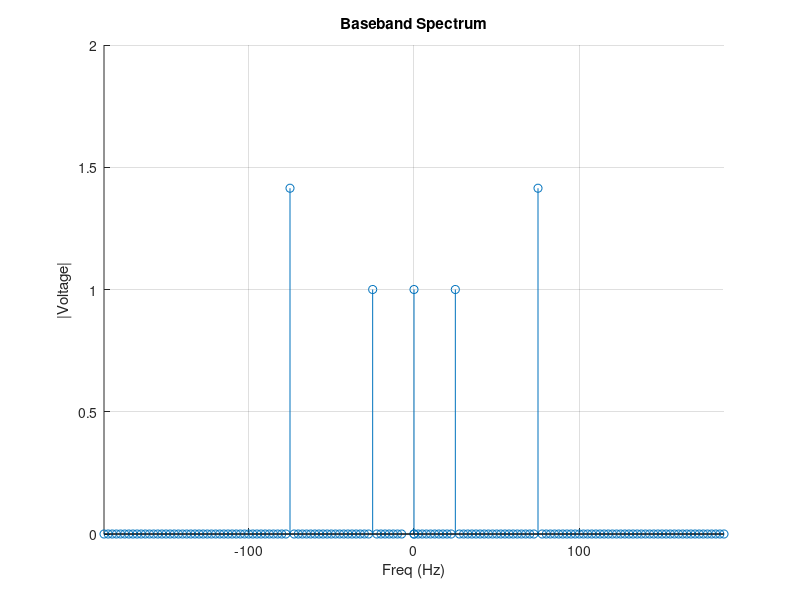
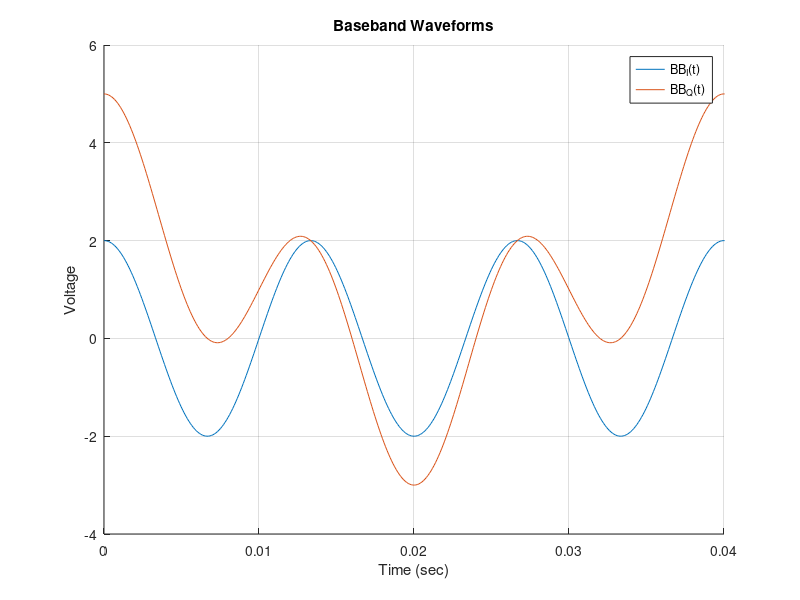
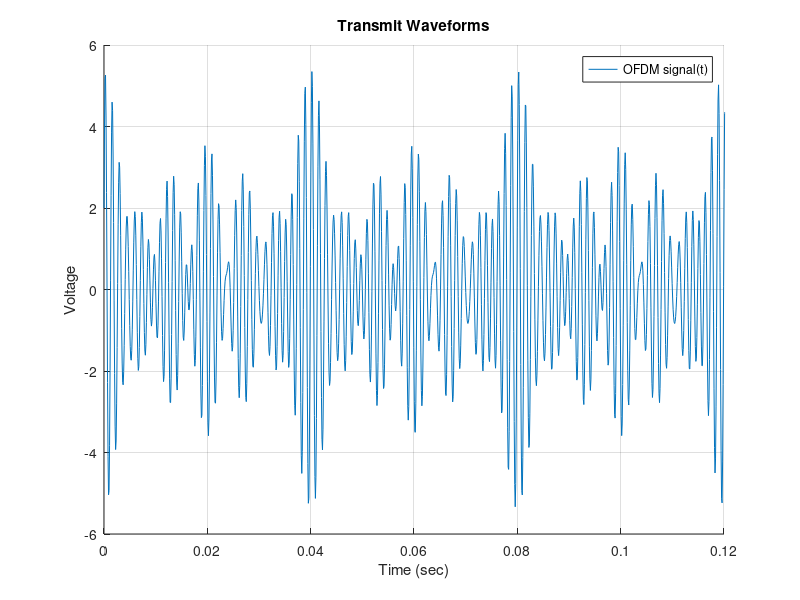
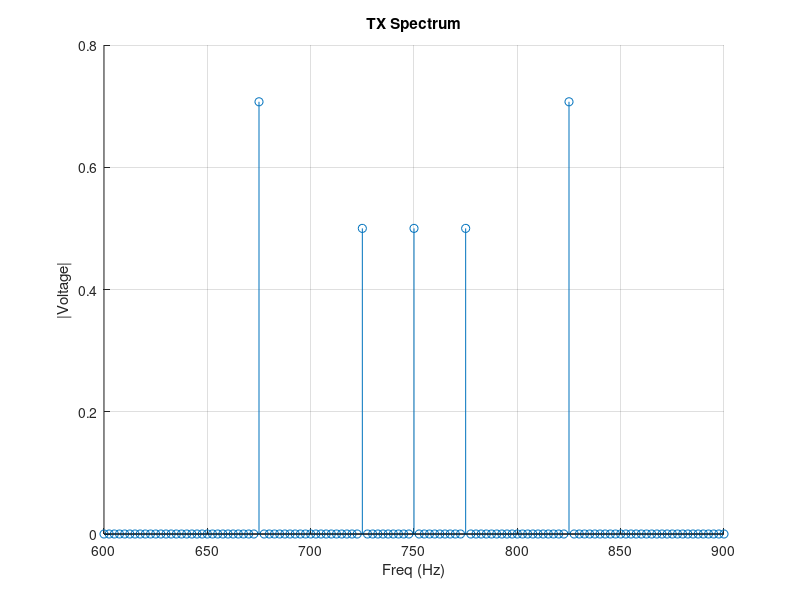

Reproduce these figures in MATLAB, in order.
% MatLab script to simulate AM with single frequency modulation 
mm=12;
N=2^mm;          % number of points in FFT/IFFT calculations
df = 2.5;        % frequency spacing of samples for FFT/IFFT
dt=1.0/(df*N);   % time spacing of samples for FFT/IFFT
fprintf('m=%d, N=%d, dt=%12g, df=%12g\n',mm,N,dt,df)
time=zeros(1,N,'double');   % array to hold time samples
freq=zeros(1,N,'double');   % array to hold frequency samples
for i = 1:N
    time(i)=dt*(i-1);   % populate the time samples at spacing dt
end;
for i =1:floor(N/2)
    freq(i)=df*(i-1);   % populate bottom half of freq samples at spacing df
end;
for i =2:floor(N/2)
    ii=N-i;
    freq(ii)=-df*(i+1); % populate top half of freq samples at spacing df
end;
no=2    %array index offset for negative frequency portion
TXsignal_time=complex(zeros(1,N,'double'));
BBsignal_spectrum=complex(zeros(1,N,'double'));
BBsignal_time=complex(zeros(1,N,'double'));
ICarrier_time=zeros(1,N,'double');
QCarrier_time=zeros(1,N,'double');
Carrier_omega=2.0*pi*300*df;
Ec=1.0;
for i = 1:N
    ICarrier_time(i)=Ec*cos(Carrier_omega*time(i));   % populate the time samples at spacing dt
    QCarrier_time(i)=Ec*sin(Carrier_omega*time(i));   % populate the time samples at spacing dt
end;

BBsignal_spectrum(1)=complex(0.0,1.0);
BBsignal_spectrum(11)=complex(0.0,1.0);
BBsignal_spectrum(21)=complex(0.0,0.0);
BBsignal_spectrum(31)=complex(1.0,1.0);
BBsignal_spectrum(N+no-11)=complex(0.0,1.0);
BBsignal_spectrum(N+no-21)=complex(0.0,0.0);
BBsignal_spectrum(N+no-31)=complex(1.0,1.0);

%BBsignal_spectrum(1)=complex(-7.0,3.0);
% BBsignal_spectrum(11)=complex(3.0,1.0);
% BBsignal_spectrum(21)=complex(1.0,3.0);
% BBsignal_spectrum(31)=complex(1.0,3.0);
% BBsignal_spectrum(41)=complex(7.0,3.0);
% BBsignal_spectrum(N+no-11)=complex(3.0,1.0);
% BBsignal_spectrum(N+no-21)=complex(1.0,3.0);
% BBsignal_spectrum(N+no-31)=complex(1.0,3.0);
% BBsignal_spectrum(N+no-41)=complex(7.0,3.0);


% mod_ampl=1.0
% mod_phase=0.0*(2.0*pi);
% rrr=mod_ampl*cos(mod_phase);
% iii=mod_ampl*sin(mod_phase);
% BBsignal_spectrum(31)=complex(rrr,iii);
% BBsignal_spectrum(N+no-31)=complex(rrr,-iii);
% BBsignal_spectrum(1)=complex(4.0,0.0);

f0=freq(11);
T0=1.0/f0;
BBsignal_time=ifft(BBsignal_spectrum)*N;
for i = 1:N
    BBsignal_re(i)=real(BBsignal_time(i));
    BBsignal_im(i)=imag(BBsignal_time(i));
 end;
for i = 1:N
    ITXsignal(i)=ICarrier_time(i)*BBsignal_re(i);  
    QTXsignal(i)=QCarrier_time(i)*BBsignal_im(i); 
    TXsignal_tot(i)=ITXsignal(i)+QTXsignal(i);   
    TXsignal_tot_re(i)=real(TXsignal_tot(i));
    TXsignal_tot_im(i)=imag(TXsignal_tot(i));
end;

TXsignal_spectrum=fft(TXsignal_tot)/N;

R = 50; % ohms
TXsinal_tot_power = (TXsignal_tot.^2)/R;
PEP = max(TXsinal_tot_power)
PAPR = PEP/mean(TXsinal_tot_power)

figure(1);
hold on;
grid on;
title 'Baseband Spectrum'
xlabel('Freq (Hz)')
xlim([-75*df, 75*df]) 
ylabel('|Voltage|')
%ylim([0, 100]) 
stem(freq,abs(BBsignal_spectrum))
hold off;
%
figure(2);
hold on;
grid on;
title 'Baseband Waveforms'
xlabel('Time (sec)')
xlim([0, T0]);
ylabel('Voltage')
% plot AM signal and the modulation
plot(time,BBsignal_re)
plot(time, BBsignal_im)
legend('BB_I(t)','BB_Q(t)','Location','best' )
hold off;

figure(3);
hold on;
grid on;
title 'Transmit Waveforms'
xlabel('Time (sec)')
xlim([0, 3*T0]);
ylabel('Voltage')
% plot AM signal and the modulation
plot(time,TXsignal_tot_re)
%plot(time, TXsignal_tot_im)
legend('OFDM signal(t)','Location','best' )
hold off;
%
figure(4);
hold on;
grid on;
title 'TX Spectrum'
xlabel('Freq (Hz)')
xlim([600,900]) 
ylabel('|Voltage|')
%ylim([0, 100]) 
stem(freq,abs(TXsignal_spectrum))
hold off;
